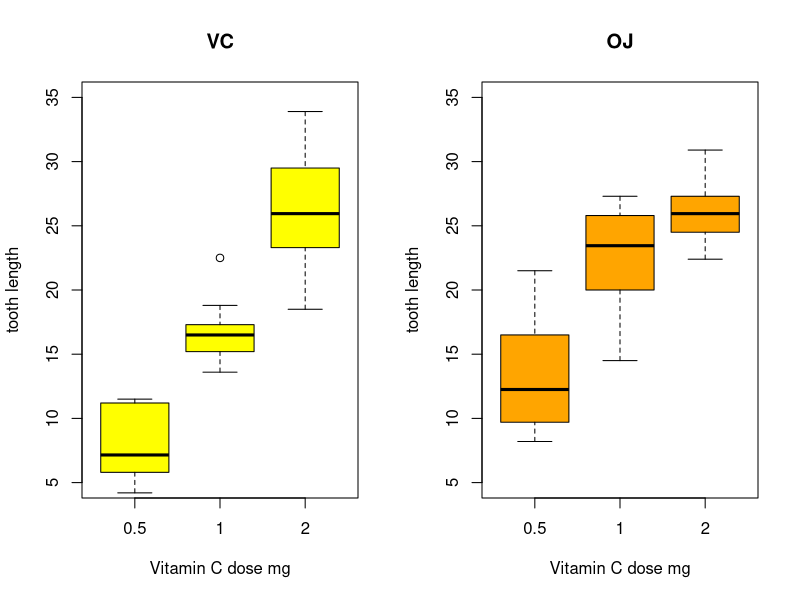

The R source for this figure:
## ---- chunk 1
setwd("~/Rdata/Inference")
library(datasets)
data(ToothGrowth)
## ---- chunk 2
str( ToothGrowth)
summary(ToothGrowth)
table(ToothGrowth$supp,ToothGrowth$dose)
# barplot
library(ggplot2)
par(mfrow = c(1, 2))
boxplot(len ~ dose, data=ToothGrowth,subset = supp == "VC", col = "yellow", main="VC", xlab = "Vitamin C dose mg", ylab = "tooth length", ylim = c(5, 35))
boxplot(len ~ dose, data=ToothGrowth,subset = supp == "OJ", col = "orange", main="OJ", xlab= "Vitamin C dose mg", ylab = "tooth length", ylim = c(5, 35))
## ---- chunk 3
t.test(len ~ supp, data=ToothGrowth, var.equal=TRUE)
## ---- chunk 4
t.test(ToothGrowth$len[ToothGrowth$dose==0.5], ToothGrowth$len[ToothGrowth$dose==1], var.equal=TRUE)
t.test(ToothGrowth$len[ToothGrowth$dose==0.5], ToothGrowth$len[ToothGrowth$dose==2], var.equal=TRUE)
t.test(ToothGrowth$len[ToothGrowth$dose==1], ToothGrowth$len[ToothGrowth$dose==2], var.equal=TRUE)
